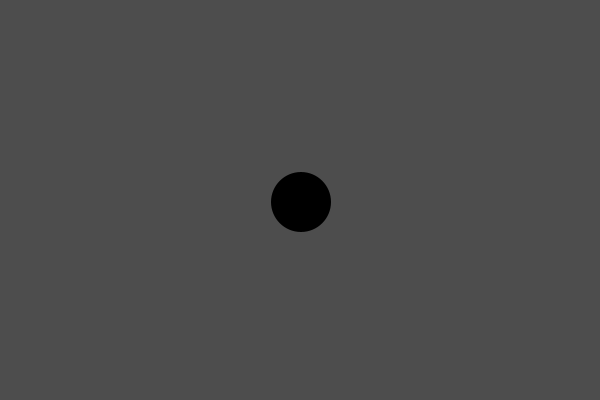
Frame 1 (no input)
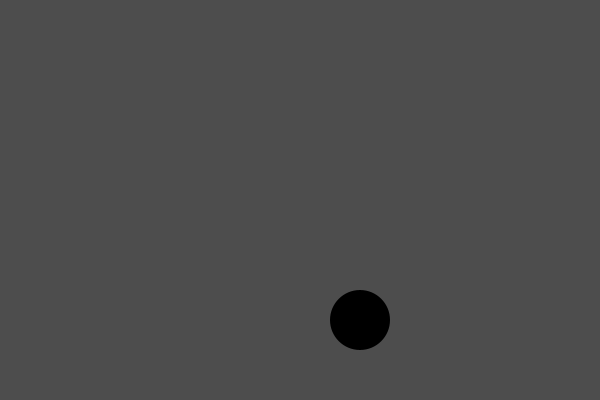
Frame 60 (the mouse pressed at the canvas centre just before this capture)
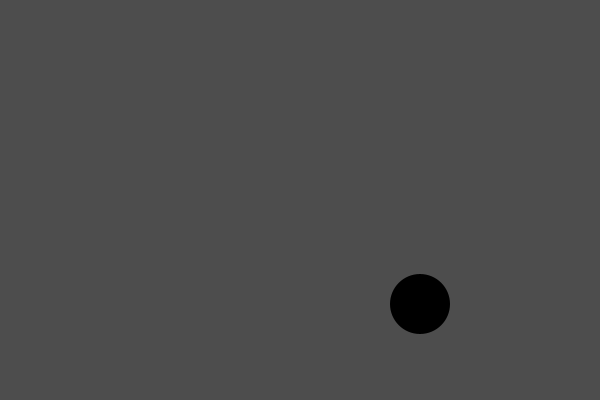
Frame 120 (the mouse held since frame 60 and released just before this capture)

The Processing sketch that drew these frames (run headless with seeded random() and noise(); from frame 60 on, the mouse is pressed at the canvas centre):

// Processing sketch: processing_87348
// ── processing_87348.pde

float xPos;
float yPos;
float xVel;
float yVel;

void setup (){
  size (600, 400);
  background (#4D4D4D);
  
  xPos = width/2;
  yPos = height/2;
  xVel = 1;
  yVel = 2;
}

void draw (){
  background(#4D4D4D);
  
  xPos = xPos + xVel;
  yPos = yPos + yVel;
  
  if (yPos + 30 > height || yPos - 30 < 0){
    yVel = yVel *  -1;
}

if (xPos + 30 > width || xPos + 30 < 0) {
  xVel = xVel * -1;
}
fill (0); noStroke();
ellipse(xPos, yPos, 60, 60);

}
